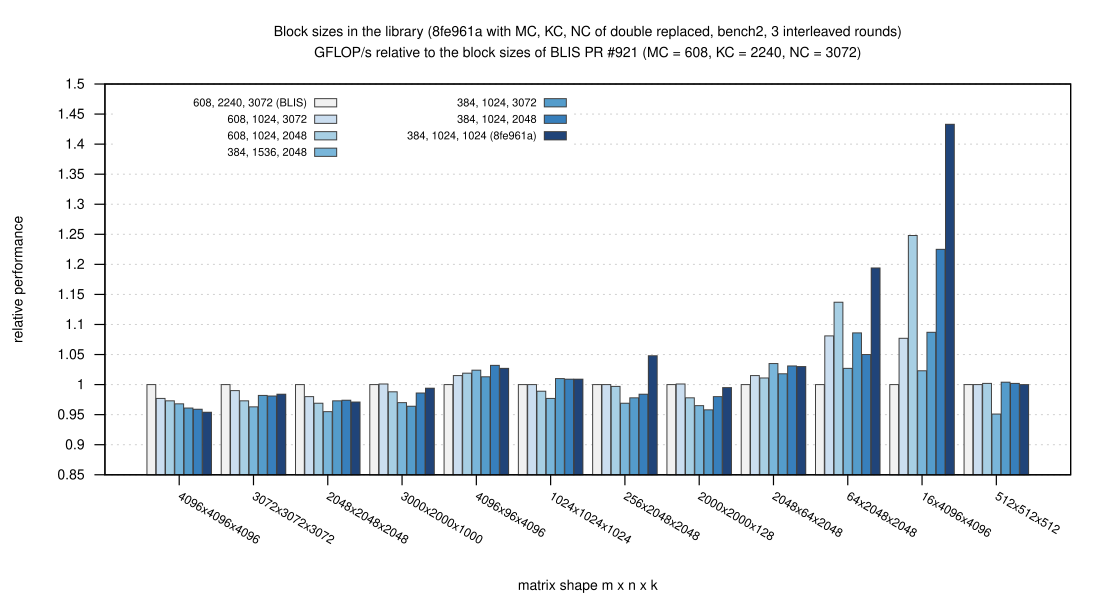

Source code (gnuplot):
load "_style.gp"
set terminal svg size 1100,600 dynamic enhanced font "Helvetica,14" background rgb "white"
set output "blocksize_lib.svg"
set title "Block sizes in the library (8fe961a with MC, KC, NC of double replaced, bench2, 3 interleaved rounds)\nGFLOP/s relative to the block sizes of BLIS PR #921 (MC = 608, KC = 2240, NC = 3072)"
set style data histograms
set style histogram clustered gap 1
set style fill solid 0.9 border rgb "#404040"
set boxwidth 0.95
set grid noxtics
set xtics rotate by -30 font ",12"
set yrange [0.85:1.5]
set ytics 0.05
set xlabel "matrix shape m x n x k"
set ylabel "relative performance"
set key inside top left vertical maxrows 4 samplen 1.5 font ",11" nobox
plot S."blocksizes_lib.csv" using "b608_2240_3072_rel":xtic(1) lc rgb "#f0f0f0" title "608, 2240, 3072 (BLIS)", \
     "" using "b608_1024_3072_rel" lc rgb "#c6dbef" title "608, 1024, 3072", \
     "" using "b608_1024_2048_rel" lc rgb "#9ecae1" title "608, 1024, 2048", \
     "" using "b384_1536_2048_rel" lc rgb "#6baed6" title "384, 1536, 2048", \
     "" using "b384_1024_3072_rel" lc rgb "#4292c6" title "384, 1024, 3072", \
     "" using "b384_1024_2048_rel" lc rgb "#2171b5" title "384, 1024, 2048", \
     "" using "b384_1024_1024_rel" lc rgb "#08306b" title "384, 1024, 1024 (8fe961a)"
